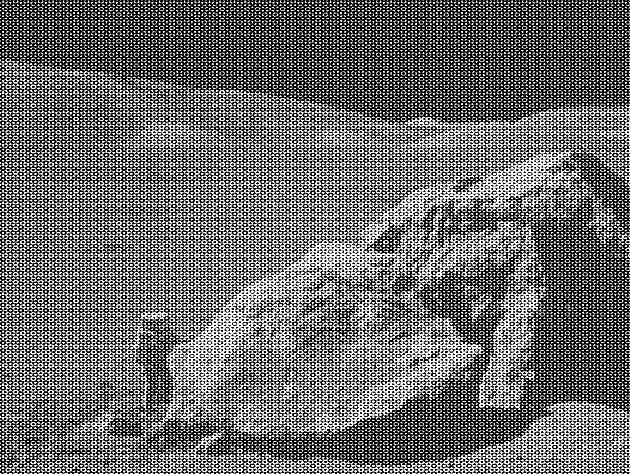
#> input picture dataEs9/moonlanding.png, 630 x 474 px, found by its file name
$ jupyter execute --allow-errors 09ex_algorithms.ipynb   (shell and % lines are left out)
#> lines starting #> are read from the running program, lines starting #| are printed output that depends on the picture
[cell 1]
import numpy as np
import matplotlib.pyplot as plt
from matplotlib.colors import LogNorm

from scipy import stats
import pandas as pd

from scipy import fftpack

from scipy.interpolate import interp1d

1\. **Hurricanes per Year**

The number of hurricanes in 2005 was 15. The historic average is 6.3. Is this number signficantly different?
- Assume the number of hurricanes is random, i.e. follows the Poisson distribution.
- Assume as statistically significant a probability that has a Z score of 3 or larger with respect a normal distribution.

**Hint**: compute the probability that in a single year are observed 15 or more hurricances.

[cell 2]
xs= np.linspace(-6,6,1000)

ts=stats.norm.pdf(xs)
Z=3


plt.plot(xs , ts , label='_nolegend_')

plt.fill_between(xs, ts, where= xs > np.abs(Z), color='lightblue' , label='Normal Prob.')

plt.axvline(Z, linestyle='--', color='red' , label='Z Score' )
plt.ylabel("$a.u.$" , fontsize=16)
plt.xlabel("$Z$", fontsize=16)
plt.yscale("log")
plt.legend(loc=(1.04 , 0.5) , fontsize=16)
plt.show()
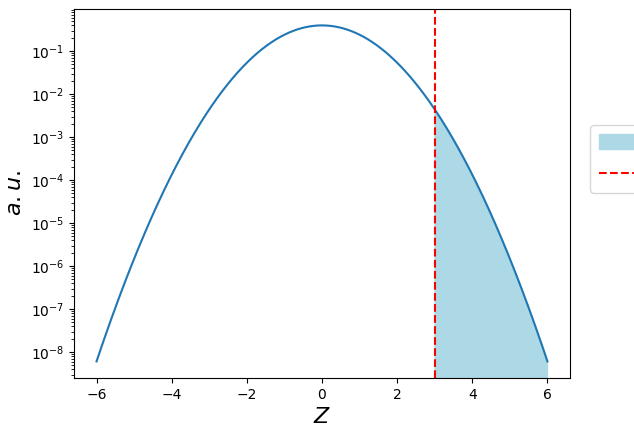
#> figure drawn by matplotlib, 1 panel; curve peaks at x = -0.00601, y = 0.399


p_val=(stats.norm.sf(Z))
print("Assuming statistically significative ---> alpha = %5.4f"%(p_val))

[cell 3]
def poisson(l, k):
    return l**k * np.exp(-l) / np.math.factorial(k)

h0=15
h_mu=6.3

pdf=stats.poisson.sf(k=h0-1, mu=h_mu)  #h0 is not included, have to start before it
print("Probability that in a year %i (included) hurricanes happen is %2.5f"%(h0,pdf))

#another method
#prob_less_x0 = np.sum([poisson(mu, i) for i in range(x0)])
#prob = 1- prob_less_x0


# determine the Z score
#Z = abs(h0 - h_mu) / np.sqrt(h_mu)
#print("Z score is =", Z)


# plot the measurement and its assumed pdf
plt.figure(figsize=(10,7))

w = np.abs(h_mu - h0)
x = range(20)
y = [poisson(h_mu, xi) for xi in x]


plt.scatter(x, y , label='_nolegend_')

f = interp1d(x, y, kind='cubic')
rang_x = np.linspace(0, 19, 1000)


plt.plot(rang_x ,f(rang_x) , label='_nolegend_')

plt.fill_between(rang_x, f(rang_x), where=np.abs(rang_x - h_mu) > w, color='lightblue' , label='Interested Prob.')

plt.axvline(h0, linestyle='--', color='red' , label='h0' )
plt.axvline(h_mu, linestyle='--', color='C1' ,  label='mean')
plt.ylabel("$p(x)$" , fontsize=16)
plt.xlabel("$x$", fontsize=16)
plt.yscale("log")
plt.legend(loc=(1.04 , 0.5) , fontsize=16)
plt.show()
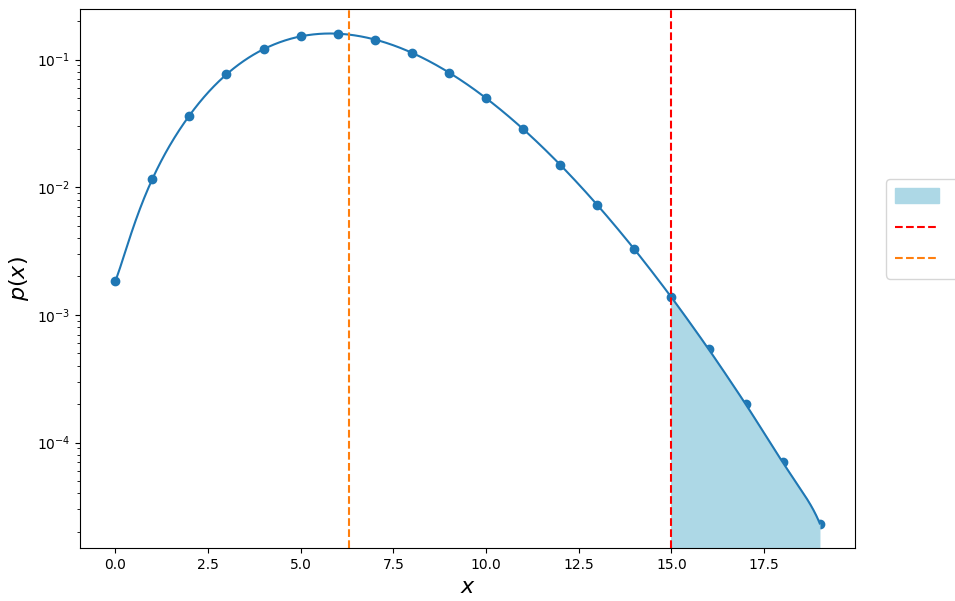
#> figure drawn by matplotlib, 1 panel; curve peaks at x = 5.8, y = 0.16

$ P_{\geq 15} = 0.00222 > \alpha = 0.0013 $

Observing 15 hurricanes in 2005 was signficantly different from average

2\. **Pairwise t-test**

In an experiment, a group of 10 individuals agreed to participate in a study of blood pressure changes following exposure to halogen lighting. Resting systolic blood pressure was recorded for each individual. The participants were then exposed to 20 minutes in a room lit only by halogen lamps. A post-exposure systolic blood pressure reading was recorded for each individual. The results are presented in the following data set:

```python
pre = np.array([120, 132, 120, 110, 115, 128, 120, 112, 110, 100])
post = np.array([140, 156, 145, 130, 117, 148, 137, 119, 127, 135])
```

Determine whether the change in blood pressures within our sample was statistically significant.

**Hint:**
in this case, the Student's $t$-test should be performed to compare the two datasets.
Use the following test statistics:

$$T = \frac{\bar{x}_1 - \bar{x}_2}{\sigma \sqrt{\frac{2}{n}}}$$

and

$$\sigma = \sqrt{\frac{\sigma_1^2 + \sigma_2^2}{2}}$$

[cell 4]
pre = np.array([120, 132, 120, 110, 115, 128, 120, 112, 110, 100])
post = np.array([140, 156, 145, 130, 117, 148, 137, 119, 127, 135])

sigma=np.sqrt((pre.std()**2 + post.std()**2)/2)
n=len(post)

T_stud=((pre.mean() - post.mean())/(sigma * np.sqrt(2/n)))
print("T student test ---> " , T_stud)

# plot the
mu_pre=pre.mean()
mu_post=post.mean()
x = np.linspace(mu_pre - mu_post - 5, mu_post + mu_pre + 5, 1000)
y = stats.t.pdf(x, loc=mu_pre, scale=sigma / np.sqrt(n), df=n - 1)

plt.figure(figsize=(10,7))

plt.plot(x, y)
plt.axvline(mu_pre, linestyle='--', color='red' , label = "Pre exposure Mean")
plt.axvline(mu_post, linestyle='--', color='C1' , label = "Post exposure Mean")

#plt.xticks([mu_pre - mu_post, mu_pre + mu_post], [mu_pre - mu_post, mu_pre + mu_post])
plt.ylabel("$p(x)$" , fontsize=16)
plt.xlabel("$x$" , fontsize=16)
plt.yscale("log")

plt.xlim([mu_pre-15, mu_post+15])
plt.ylim([1e-6, 1])

plt.legend(loc=(1.04,0.5) , fontsize=16)
plt.show()
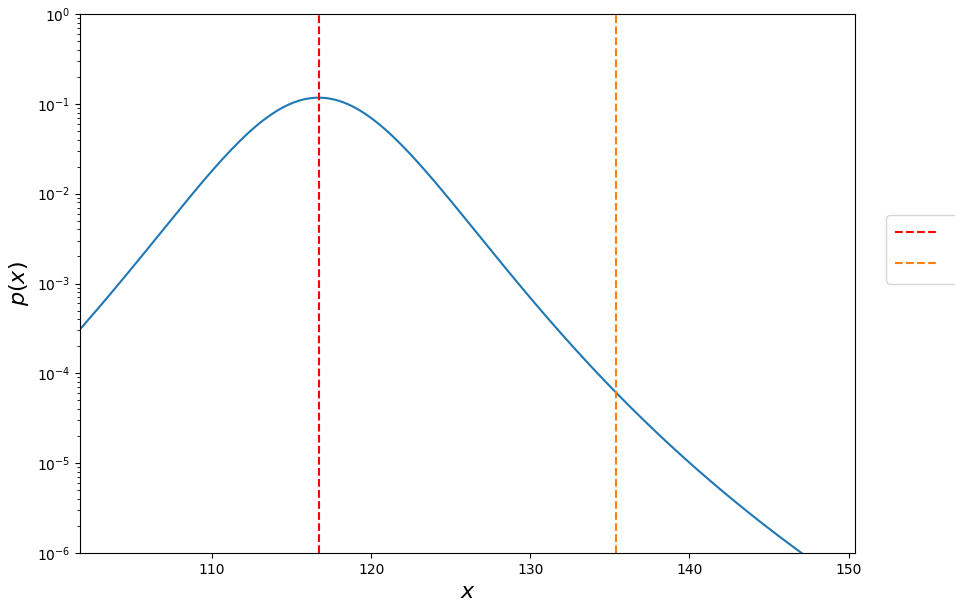
#> figure drawn by matplotlib, 1 panel; curve peaks at x = 116.6, y = 0.117

[cell 5]
# plot the test statistics and its pdf
xs = np.linspace(-5, +5, 1000)
ts = stats.t.pdf(xs, n - 1)

plt.figure(figsize=(10,7))
plt.plot(xs, ts)
plt.fill_between(xs, ts, where=np.abs(xs) > np.abs(T_stud), color='lightblue')

plt.axvline(T_stud, linestyle='--', color='C1' , label='+T_stud')
plt.axvline(-T_stud, linestyle='--', color='blue' ,  label='- T_stud')

plt.ylabel("a.u." , fontsize=16)
plt.xlabel("t" , fontsize=16)
plt.yscale("log")

plt.legend(loc=(1.04,0.5) , fontsize=16)
plt.show()
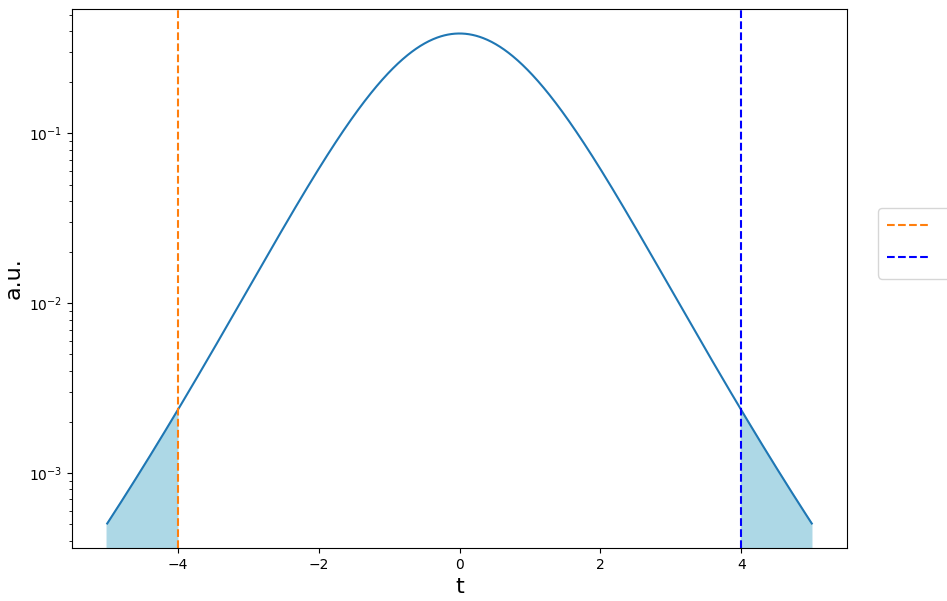
#> figure drawn by matplotlib, 1 panel; curve peaks at x = -0.00501, y = 0.388

# now we calculate the p-value. Since it's double sided:
pvalue = stats.t.cdf(T_stud, n - 1) + (1. - stats.t.cdf(-T_stud, n - 1))
print("p-value =", pvalue)

$ P_{value} = 0.0031 < \alpha $

Since the p-value is $< \alpha$, the null hypothesis is rejected.

3\. **FFT of a simple dataset**

Perform a periodicity analysis on the lynxs-hares population, i.e. determine what is the period of the population of these animals.

[cell 6]
file_name='/home/ilazza/LaboratoryOfComputationalPhysics_Y4/dataEs9/populations.txt'


#> (the rest of this cell did not finish here and is left out)

4\. **FFT of an image**

Write a filter that removes the periodic noise from the `moonlanding.png` image by using a 2-dimensional FFT.

* Import the image as a 2D numpy array using `plt.imread("moonlanding.png")`. Examine the image with `plt.imshow()`, which is heavily contaminated with periodic noise.
* Check the documentation of the `scipy.fftpack` package, and find the method that performs a 2D FFT. Plot the spectrum (Fourier transform of) the image. **Hint**: use `LogNorm` to plot the colors in log scale:
```Python
from matplotlib.colors import LogNorm
plt.imshow(image, norm=LogNorm(vmin=5))
```
* Inspect the spectrum, and try to locate the regions of the power spectrum that contain the signal and those which contain the periodic noise. Use array slicing to set the noise regions to zero.
* Apply the inverse Fourier transform to plot the resulting image.

[cell 7]
#Examine the provided image moonlanding.png, which is heavily contaminated with periodic noise.
#In this exercise, we aim to clean up the noise using the Fast Fourier Transform.

#Load the image using pylab.imread()

file_name = '/home/ilazza/LaboratoryOfComputationalPhysics_Y4/dataEs9/moonlanding.png'

fig, ax = plt.subplots(nrows=1, ncols=3, figsize=(20,15))

image = plt.imread(file_name)
#> image is the input picture: shape (474, 630) float32; min 0, max 1, mean 0.424

ax[0].set_title("Original Image", fontsize=20)
ax[0].imshow(image , cmap = 'gray')
ax[0].axis('off')

#Find and use the 2-D FFT function in scipy.fftpack,
#and plot the spectrum (Fourier transform of) the image.

#Do you have any trouble visualising the spectrum?
#If so, why? The spectrum consists of high and low frequency components.
#The noise is contained in the high-frequency part of the spectrum,
#so set some of those components to zero (use array slicing).


img_fft = fftpack.fft2(image)

img_fft[np.abs(img_fft) > 3000] = 0

ax[1].set_title("FFT2 Image Spectrum without noise", fontsize=20)
ax[1].imshow(abs(img_fft) , norm= LogNorm(vmin=5))
ax[1].axis('off')


#Apply the inverse Fourier transform to see the resulting image.

ax[2].set_title("Image cleaned from noise", fontsize=20)
ax[2].imshow(fftpack.ifft2(img_fft).real , cmap='gray')
ax[2].axis('off')
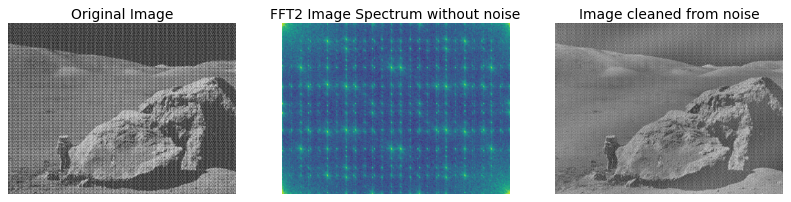
#> figure drawn by matplotlib, 3 panels

[cell 8]
img_fft_with_noise = fftpack.fft2(image)

plt.figure(figsize=(8,7))
plt.title("Image Spectrum with noise ", fontsize=20)
plt.imshow(abs(img_fft_with_noise) , norm= LogNorm(vmin=5))
plt.axis('off')
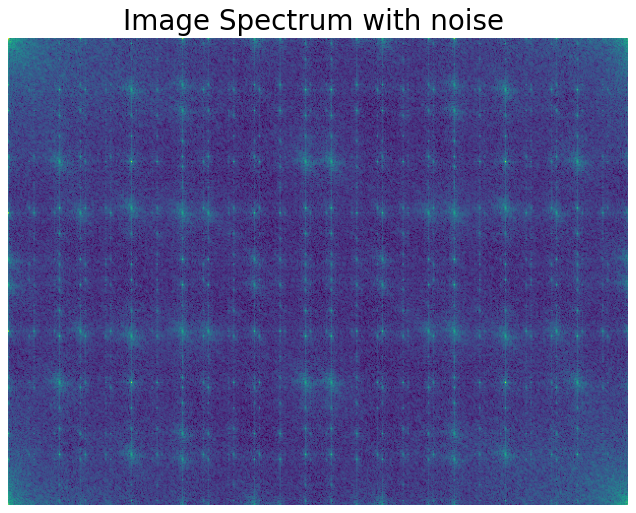
#> figure drawn by matplotlib, 1 panel

[cell 9]
magnitudes = np.reshape(np.abs(img_fft), (np.prod(img_fft.shape)))

plt.hist(magnitudes, bins=1000, range=[0,300])
plt.xlabel("Magnitude" , fontsize=16)
plt.ylabel("Occurrences" , fontsize=16)
plt.show()
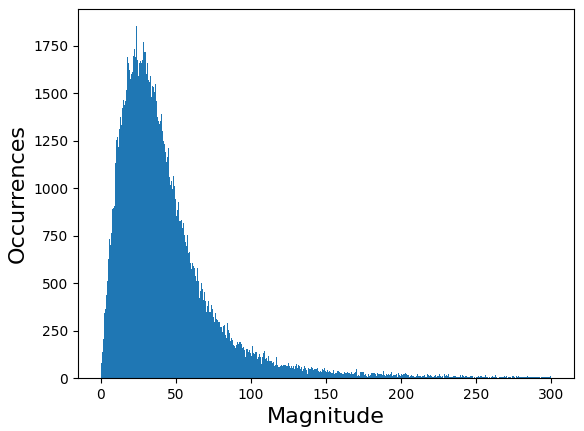
#> figure drawn by matplotlib, 1 panel; tallest bar 1852 high, from x = 23.7 to 24
